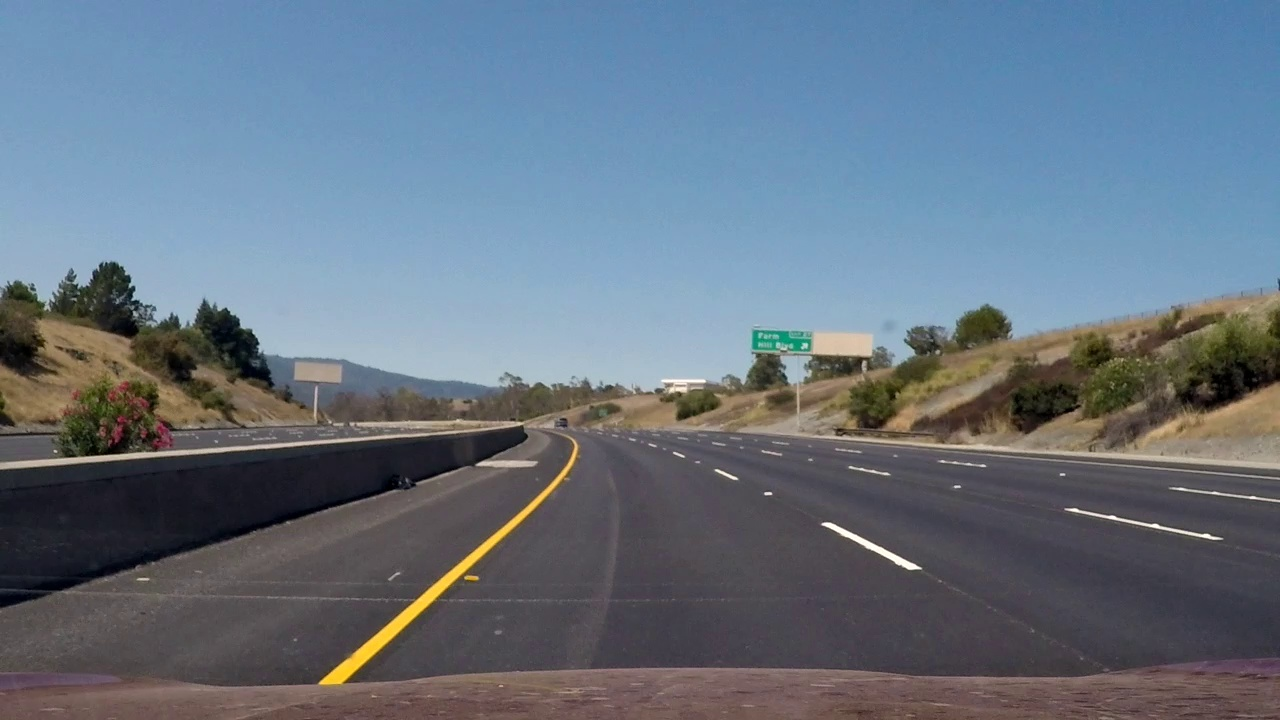
#> input picture writeup_imgs/orginal_frame_0.jpg, 1280 x 720 px; its folder holds only this picture in this run
$ python -i lane_detect_helper.py   (imports and definitions only)   (older library calls are emulated)
#> lines starting #> are read from the running program, lines starting #| are printed output that depends on the picture; after the words box and inside, x2 and y2 are one past the last pixel; in counts of white or black regions, pixels touching at a corner belong together
#> further down, picture is the input picture: shape (720, 1280, 3); mean B, G, R 129.4, 115.4, 102
import pickle
import cv2
import numpy as np
import matplotlib.pyplot as plt
import matplotlib.image as mpimg
import glob
import os

def gaussian_blur(img, kernel_size):
    """Applies a Gaussian Noise kernel"""
#> called with kernel_size = 5
    return cv2.GaussianBlur(img, (kernel_size, kernel_size), 0)

# Select while and yellow from rgb space
# [13 lines left out: function select_rgb_white_yellow, not called in this run]

# Select while and yellow from hls space
def select_hls_white_yellow(image):
    hls = cv2.cvtColor(image, cv2.COLOR_RGB2HLS)
#> hls: shape (720, 1280, 3); mean of channels 0, 1, 2 91.7, 115.5, 58.6
    # white color mask
    lower = np.uint8([  0, 200,   0])
    upper = np.uint8([255, 255, 255])
    white_mask = cv2.inRange(hls, lower, upper)
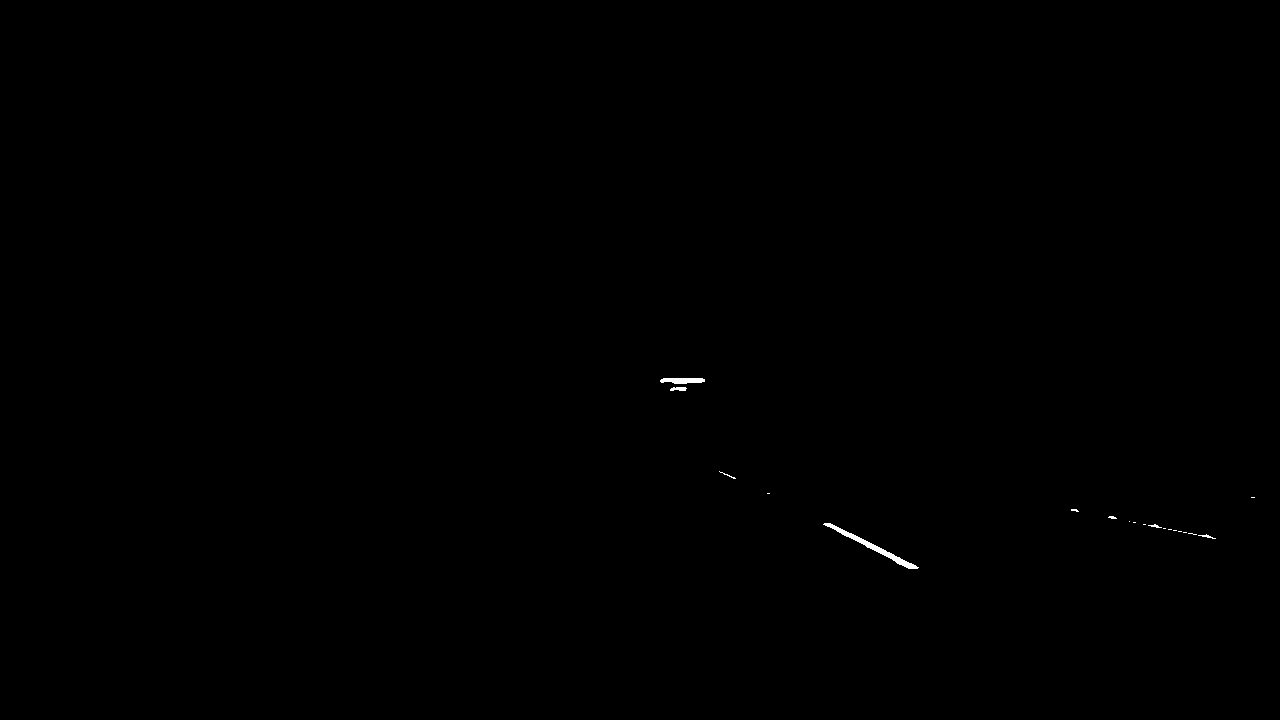
#> white_mask: shape (720, 1280); 0.1% white; 19 white regions (13 under 20 px), largest, box (x1, y1, x2, y2) and area: (823, 523, 919, 569) 520, (660, 378, 705, 384) 220, (670, 387, 687, 391) 55, (1198, 534, 1216, 539) 31, (1148, 524, 1162, 528) 26, (719, 471, 736, 479) 23
    # yellow color mask
    lower = np.uint8([ 10,   0, 100])
    upper = np.uint8([ 40, 255, 255])
    yellow_mask = cv2.inRange(hls, lower, upper)
#> yellow_mask: shape (720, 1280); 1.4% white; 170 white regions (112 under 20 px), largest, box (x1, y1, x2, y2) and area: (320, 445, 577, 686) 4495, (1206, 328, 1262, 374) 909, (1074, 340, 1112, 370) 608
    # combine the mask
    mask = cv2.bitwise_or(white_mask, yellow_mask)
    return cv2.bitwise_and(image, image, mask = mask)

def region_of_interest(img, vertices):
    """
    Applies an image mask.

    Only keeps the region of the image defined by the polygon
    formed from `vertices`. The rest of the image is set to black.
    """
    #defining a blank mask to start with
    mask = np.zeros_like(img)
    #defining a 3 channel or 1 channel color to fill the mask with depending on the input image
    if len(img.shape) > 2:
        channel_count = img.shape[2]  # i.e. 3 or 4 depending on your image
        ignore_mask_color = (255,) * channel_count
    else:
        ignore_mask_color = 255
    #filling pixels inside the polygon defined by "vertices" with the fill color
    cv2.fillPoly(mask, vertices, ignore_mask_color)
    #returning the image only where mask pixels are nonzero
    masked_image = cv2.bitwise_and(img, mask)
    return masked_image


# [12 lines left out: function concat_images, not called in this run]


# binarize image based on color and sobel thresholds
def binarize_image(img, sx_thresh=(10, 250)):
    img  = np.copy(img)
    img = gaussian_blur(img, 5)
    img = cv2.cvtColor(img, cv2.COLOR_BGR2RGB)
    color_select = select_hls_white_yellow(img)
    # Convert to gray image
    gray = cv2.cvtColor(color_select, cv2.COLOR_RGB2GRAY)
    ret,gray_binary = cv2.threshold(gray,127,255,cv2.THRESH_BINARY)
#> gray_binary: shape (720, 1280); 0.52% white; 24 white regions (15 under 20 px), largest, box (x1, y1, x2, y2) and area: (320, 445, 577, 686) 3574, (823, 523, 919, 569) 520, (660, 378, 705, 384) 220
    # Convert to HSV color space and separate the V channel
    hsv = cv2.cvtColor(color_select, cv2.COLOR_RGB2HLS).astype(np.float)
    s_channel = hsv[:,:,2]
    # Sobel x
    sobelx       = cv2.Sobel(s_channel, cv2.CV_64F, 1, 0) # Take the derivative in x
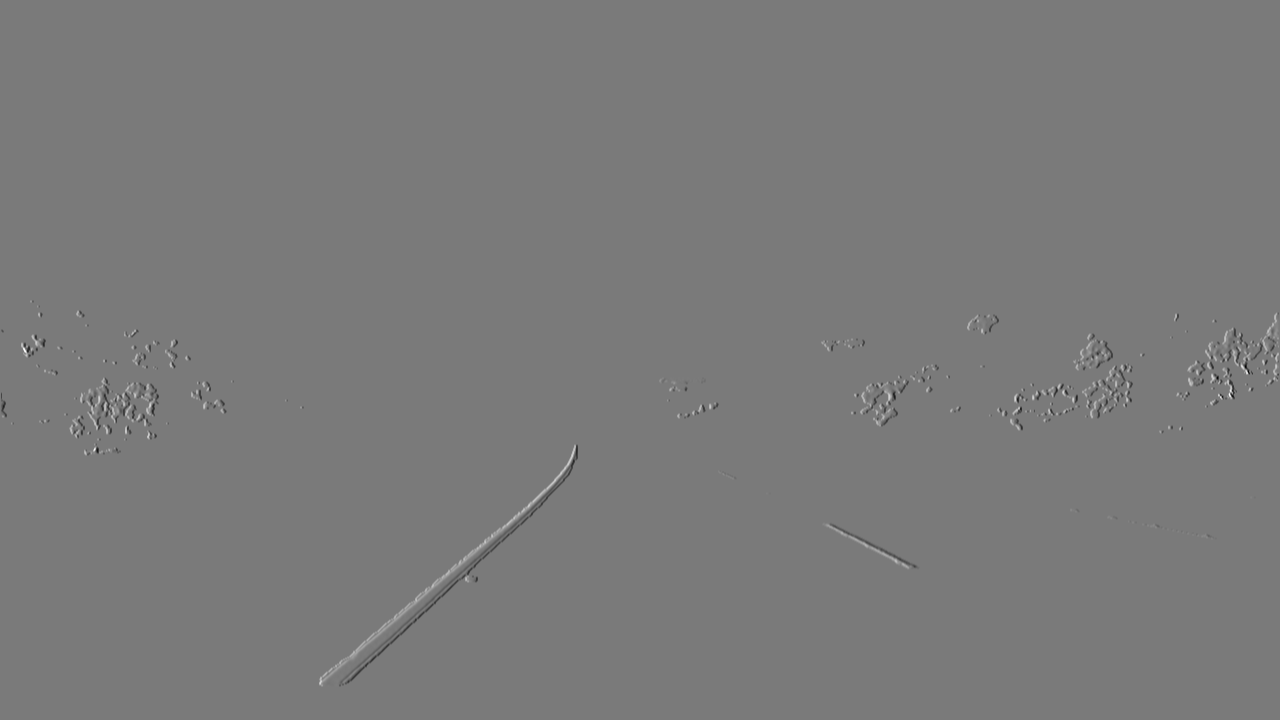
#> sobelx: shape (720, 1280) float64; min -947, max 1020, mean 0; drawn with min black and max white
    abs_sobelx   = np.absolute(sobelx) # Absolute x derivative to accentuate lines away from horizontal
    scaled_sobel = np.uint8(255*abs_sobelx/np.max(abs_sobelx))
    # Threshold x gradient
    sxbinary = np.zeros_like(scaled_sobel)
    sxbinary[(scaled_sobel >= sx_thresh[0]) & (scaled_sobel <= sx_thresh[1])] = 1

    combined_binary = np.zeros_like(sxbinary)
    combined_binary[(gray_binary > 0) | (sxbinary > 0)] = 1
    imshape = img.shape
#> imshape = (720, 1280, 3)
    vertices = np.array([[ (75,imshape[0]), (450, 450), (775, 450),(1200,imshape[0])]], dtype=np.int32)
    combined_binary = region_of_interest(combined_binary, vertices)
#> in region_of_interest, `cv2.fillPoly(mask, vertices, ignore_mask_color)`:
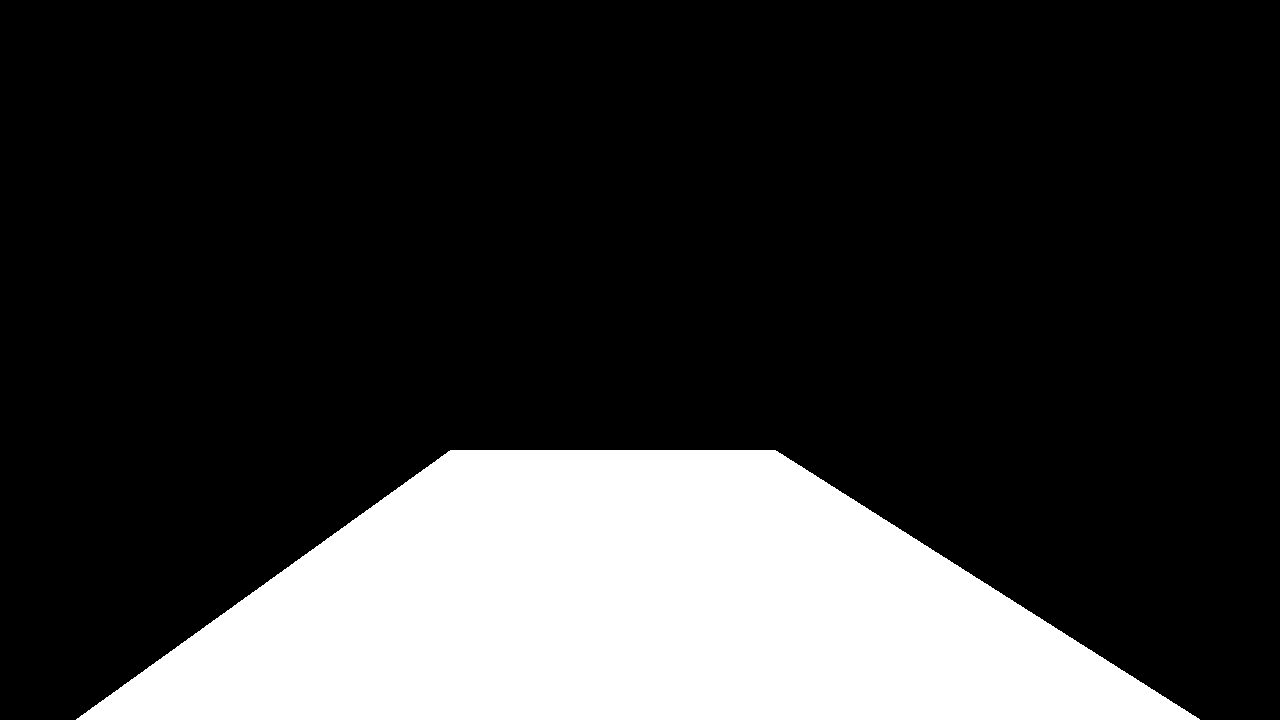
#> mask: shape (720, 1280); 21.3% white; 1 white region, box (x1, y1, x2, y2) and area: (76, 450, 1200, 720) 195880
#> in region_of_interest, `masked_image = cv2.bitwise_and(img, mask)`: img: shape (720, 1280); values 0 (black) and 1 (white), 1.9% white; 213 white regions (127 under 20 px), largest, box (x1, y1, x2, y2) and area: (319, 444, 578, 687) 5464, (80, 377, 159, 431) 1779, (860, 379, 909, 427) 877
    # Sanity check the binary image
    nonzerox = combined_binary.nonzero()[0]
#> nonzerox = 6204 values from 450 to 686
    nonzeroy = combined_binary.nonzero()[1]
    if len(nonzerox) < 2 or len(nonzeroy) < 2:
        print('nonzerox ' + str(len(nonzerox)) + ' nonzeroy ' + str(len(nonzeroy)))
        return None
    else:
        return combined_binary

# [105 lines left out: functions sliding_window_search, sliding_window_use_prev_fits, perspective_transform, not called in this run]

>>> import cv2
>>> picture = cv2.imread('writeup_imgs/orginal_frame_0.jpg')
>>> result = binarize_image(picture)
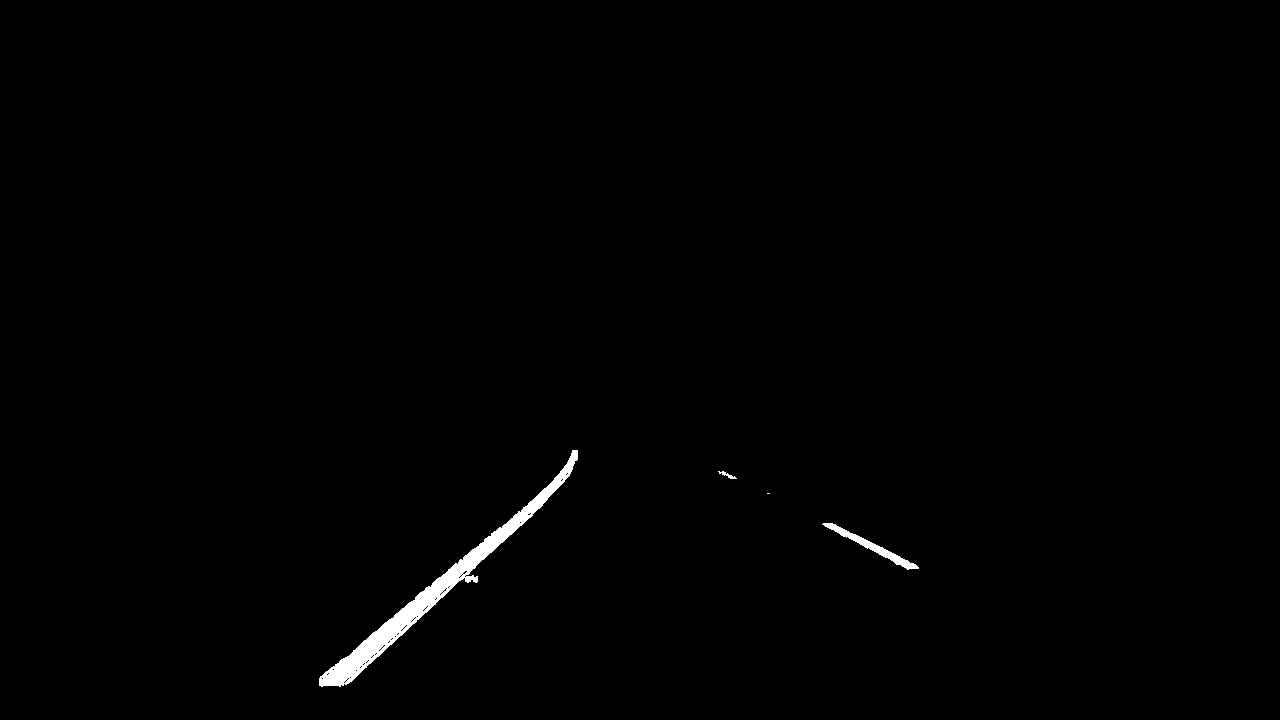
#> result: shape (720, 1280); values 0 (black) and 1 (white), 0.67% white; 4 white regions (1 under 20 px), largest, box (x1, y1, x2, y2) and area: (319, 450, 578, 687) 5437, (822, 523, 919, 570) 711, (718, 471, 737, 479) 53
